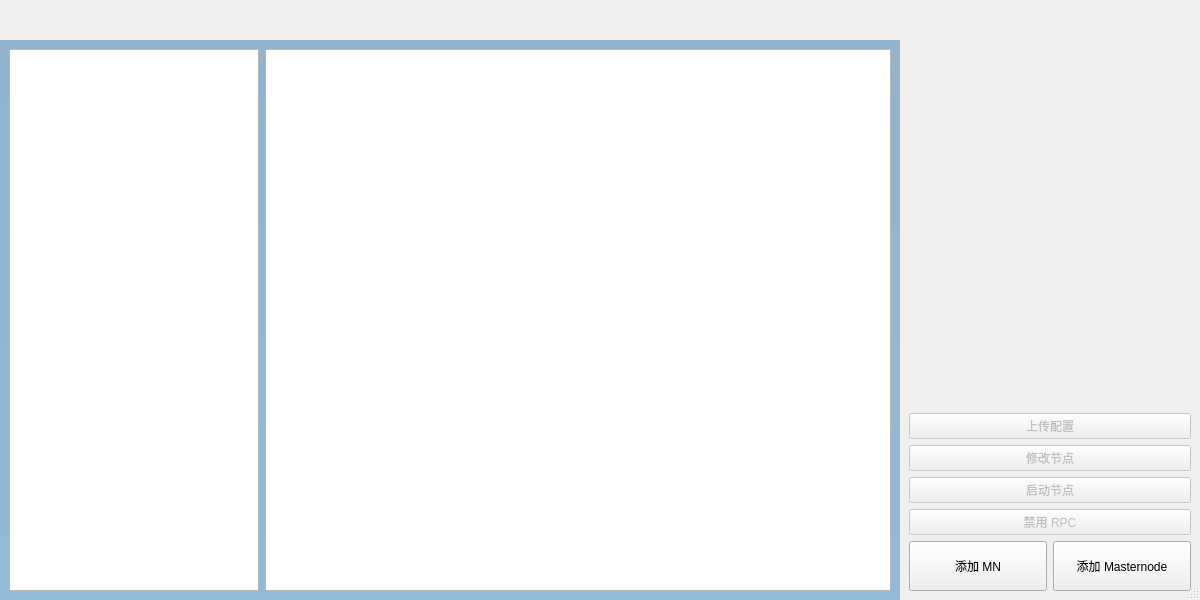
<?xml version="1.0" encoding="UTF-8"?>
<ui version="4.0">
 <class>UIMnMain</class>
 <widget class="QDialog" name="UIMnMain">
  <property name="geometry">
   <rect>
    <x>0</x>
    <y>0</y>
    <width>1200</width>
    <height>600</height>
   </rect>
  </property>
  <property name="sizePolicy">
   <sizepolicy hsizetype="Expanding" vsizetype="Expanding">
    <horstretch>0</horstretch>
    <verstretch>0</verstretch>
   </sizepolicy>
  </property>
  <property name="windowTitle">
   <string>Dialog</string>
  </property>
  <property name="windowIcon">
   <iconset resource="images.qrc">
    <normaloff>:/images/websitetest.png</normaloff>:/images/websitetest.png</iconset>
  </property>
  <property name="sizeGripEnabled">
   <bool>true</bool>
  </property>
  <layout class="QVBoxLayout" name="verticalLayout">
   <property name="spacing">
    <number>0</number>
   </property>
   <property name="leftMargin">
    <number>0</number>
   </property>
   <property name="topMargin">
    <number>0</number>
   </property>
   <property name="rightMargin">
    <number>0</number>
   </property>
   <property name="bottomMargin">
    <number>0</number>
   </property>
   <item>
    <widget class="QWidget" name="widgetTitle" native="true">
     <property name="sizePolicy">
      <sizepolicy hsizetype="Preferred" vsizetype="Fixed">
       <horstretch>0</horstretch>
       <verstretch>0</verstretch>
      </sizepolicy>
     </property>
     <property name="minimumSize">
      <size>
       <width>0</width>
       <height>40</height>
      </size>
     </property>
     <property name="styleSheet">
      <string notr="true">QWidget#widgetTitle{
background:qlineargradient(spread:pad,x1:0,y1:0,x2:1,y2:0,stop:0 #0973AB,stop:1 #098DCE);
}
QWidget#widgetTitle&gt;QLabel{
color:#ABD6FF;
}
QLabel#labTitle{
font:14px;
}
QLabel#labInfo{
font:12px;
}
QFrame#line{
color:#ABD6FF;
}
QToolButton::menu-indicator{
image:None;
}</string>
     </property>
     <layout class="QHBoxLayout" name="horizontalLayout_2">
      <property name="spacing">
       <number>0</number>
      </property>
      <property name="leftMargin">
       <number>5</number>
      </property>
      <property name="topMargin">
       <number>2</number>
      </property>
      <property name="rightMargin">
       <number>0</number>
      </property>
      <property name="bottomMargin">
       <number>2</number>
      </property>
      <item>
       <widget class="QLabel" name="labIco">
        <property name="sizePolicy">
         <sizepolicy hsizetype="Minimum" vsizetype="Preferred">
          <horstretch>0</horstretch>
          <verstretch>0</verstretch>
         </sizepolicy>
        </property>
        <property name="minimumSize">
         <size>
          <width>32</width>
          <height>0</height>
         </size>
        </property>
        <property name="styleSheet">
         <string notr="true">image: url(:/images/websitetest.png);</string>
        </property>
        <property name="text">
         <string/>
        </property>
        <property name="alignment">
         <set>Qt::AlignCenter</set>
        </property>
       </widget>
      </item>
      <item>
       <spacer name="horizontalSpacer">
        <property name="orientation">
         <enum>Qt::Horizontal</enum>
        </property>
        <property name="sizeType">
         <enum>QSizePolicy::Minimum</enum>
        </property>
        <property name="sizeHint" stdset="0">
         <size>
          <width>10</width>
          <height>20</height>
         </size>
        </property>
       </spacer>
      </item>
      <item>
       <widget class="QLabel" name="labTitle">
        <property name="sizePolicy">
         <sizepolicy hsizetype="Expanding" vsizetype="Preferred">
          <horstretch>0</horstretch>
          <verstretch>0</verstretch>
         </sizepolicy>
        </property>
        <property name="styleSheet">
         <string notr="true"/>
        </property>
        <property name="text">
         <string/>
        </property>
        <property name="alignment">
         <set>Qt::AlignLeading|Qt::AlignLeft|Qt::AlignVCenter</set>
        </property>
       </widget>
      </item>
      <item>
       <widget class="QWidget" name="widgetMenu" native="true">
        <property name="sizePolicy">
         <sizepolicy hsizetype="Minimum" vsizetype="Preferred">
          <horstretch>0</horstretch>
          <verstretch>0</verstretch>
         </sizepolicy>
        </property>
        <property name="styleSheet">
         <string notr="true">QToolButton,QPushButton{
border:0px solid #FF0000;
}
QToolButton:hover,QPushButton:hover,QToolButton:pressed,QPushButton:pressed{
background:#067DB8;
}</string>
        </property>
        <layout class="QHBoxLayout" name="horizontalLayout">
         <property name="spacing">
          <number>0</number>
         </property>
         <property name="leftMargin">
          <number>0</number>
         </property>
         <property name="topMargin">
          <number>0</number>
         </property>
         <property name="rightMargin">
          <number>0</number>
         </property>
         <property name="bottomMargin">
          <number>0</number>
         </property>
         <item>
          <widget class="QToolButton" name="btnMenu">
           <property name="sizePolicy">
            <sizepolicy hsizetype="Fixed" vsizetype="Expanding">
             <horstretch>0</horstretch>
             <verstretch>0</verstretch>
            </sizepolicy>
           </property>
           <property name="minimumSize">
            <size>
             <width>35</width>
             <height>0</height>
            </size>
           </property>
           <property name="maximumSize">
            <size>
             <width>35</width>
             <height>16777215</height>
            </size>
           </property>
           <property name="focusPolicy">
            <enum>Qt::NoFocus</enum>
           </property>
           <property name="styleSheet">
            <string notr="true"/>
           </property>
           <property name="text">
            <string/>
           </property>
           <property name="icon">
            <iconset resource="images.qrc">
             <normaloff>:/images/titlemenu.png</normaloff>:/images/titlemenu.png</iconset>
           </property>
           <property name="autoRepeat">
            <bool>false</bool>
           </property>
           <property name="popupMode">
            <enum>QToolButton::InstantPopup</enum>
           </property>
          </widget>
         </item>
         <item>
          <widget class="QPushButton" name="btnMenu_Min">
           <property name="sizePolicy">
            <sizepolicy hsizetype="Minimum" vsizetype="Expanding">
             <horstretch>0</horstretch>
             <verstretch>0</verstretch>
            </sizepolicy>
           </property>
           <property name="minimumSize">
            <size>
             <width>35</width>
             <height>0</height>
            </size>
           </property>
           <property name="maximumSize">
            <size>
             <width>35</width>
             <height>16777215</height>
            </size>
           </property>
           <property name="cursor">
            <cursorShape>ArrowCursor</cursorShape>
           </property>
           <property name="focusPolicy">
            <enum>Qt::NoFocus</enum>
           </property>
           <property name="toolTip">
            <string>最小化</string>
           </property>
           <property name="text">
            <string/>
           </property>
           <property name="icon">
            <iconset resource="images.qrc">
             <normaloff>:/images/titlemini.png</normaloff>:/images/titlemini.png</iconset>
           </property>
           <property name="flat">
            <bool>true</bool>
           </property>
          </widget>
         </item>
         <item>
          <widget class="QPushButton" name="btnMenu_Max">
           <property name="sizePolicy">
            <sizepolicy hsizetype="Fixed" vsizetype="Expanding">
             <horstretch>0</horstretch>
             <verstretch>0</verstretch>
            </sizepolicy>
           </property>
           <property name="minimumSize">
            <size>
             <width>35</width>
             <height>0</height>
            </size>
           </property>
           <property name="maximumSize">
            <size>
             <width>35</width>
             <height>16777215</height>
            </size>
           </property>
           <property name="cursor">
            <cursorShape>ArrowCursor</cursorShape>
           </property>
           <property name="focusPolicy">
            <enum>Qt::NoFocus</enum>
           </property>
           <property name="toolTip">
            <string>最大化</string>
           </property>
           <property name="text">
            <string/>
           </property>
           <property name="icon">
            <iconset resource="images.qrc">
             <normaloff>:/images/titlemax.png</normaloff>:/images/titlemax.png</iconset>
           </property>
           <property name="flat">
            <bool>true</bool>
           </property>
          </widget>
         </item>
         <item>
          <widget class="QPushButton" name="btnMenu_Close">
           <property name="sizePolicy">
            <sizepolicy hsizetype="Fixed" vsizetype="Expanding">
             <horstretch>0</horstretch>
             <verstretch>0</verstretch>
            </sizepolicy>
           </property>
           <property name="minimumSize">
            <size>
             <width>35</width>
             <height>0</height>
            </size>
           </property>
           <property name="maximumSize">
            <size>
             <width>35</width>
             <height>16777215</height>
            </size>
           </property>
           <property name="cursor">
            <cursorShape>ArrowCursor</cursorShape>
           </property>
           <property name="focusPolicy">
            <enum>Qt::NoFocus</enum>
           </property>
           <property name="toolTip">
            <string>关闭</string>
           </property>
           <property name="text">
            <string/>
           </property>
           <property name="icon">
            <iconset resource="images.qrc">
             <normaloff>:/images/titleclose.png</normaloff>:/images/titleclose.png</iconset>
           </property>
           <property name="flat">
            <bool>true</bool>
           </property>
          </widget>
         </item>
        </layout>
       </widget>
      </item>
     </layout>
    </widget>
   </item>
   <item>
    <widget class="QWidget" name="widgetMain" native="true">
     <property name="styleSheet">
      <string notr="true">QWidget#widgetMain{
border-image: url(:/images/bj.png);
}</string>
     </property>
     <layout class="QHBoxLayout" name="horizontalLayout_3">
      <property name="spacing">
       <number>0</number>
      </property>
      <property name="leftMargin">
       <number>0</number>
      </property>
      <property name="topMargin">
       <number>0</number>
      </property>
      <property name="rightMargin">
       <number>0</number>
      </property>
      <property name="bottomMargin">
       <number>0</number>
      </property>
      <item>
       <widget class="QWidget" name="widgetLeft" native="true">
        <property name="minimumSize">
         <size>
          <width>100</width>
          <height>0</height>
         </size>
        </property>
        <property name="maximumSize">
         <size>
          <width>16777215</width>
          <height>16777215</height>
         </size>
        </property>
        <property name="styleSheet">
         <string notr="true">QWidget#widgetLeft{
background:qlineargradient(spread:pad,x1:0,y1:0,x2:0,y2:1,stop:0 rgba(1,86,155,100),stop:1 rgba(1,104,183,100));
}
QToolButton{
font:13px;
color:#ABD6FF;
border-style:solid;
border-width:0px 0px 1px 0px;
border-color:rgba(171,214,255,30);
padding:8px;
}
QToolButton:hover,QToolButton:presse{
background:#067DB8;
}
QToolButton:checked{
color:#FFFFFF;
border-style:solid;
border-width:0px 4px 0px 0px;
border-color:#00B7DE;
padding:8px 4px 8px 8px;
background:qlineargradient(spread:pad,x1:0,y1:0,x2:0,y2:1,stop:0 #00326B,stop:1 #00346D);
}
</string>
        </property>
        <layout class="QHBoxLayout" name="horizontalLayout_6">
         <item>
          <layout class="QHBoxLayout" name="horizontalLayout_5">
           <item>
            <widget class="QListWidget" name="lw_masternodes">
             <property name="sizePolicy">
              <sizepolicy hsizetype="Fixed" vsizetype="Expanding">
               <horstretch>0</horstretch>
               <verstretch>0</verstretch>
              </sizepolicy>
             </property>
             <property name="minimumSize">
              <size>
               <width>150</width>
               <height>0</height>
              </size>
             </property>
             <property name="maximumSize">
              <size>
               <width>250</width>
               <height>16777215</height>
              </size>
             </property>
            </widget>
           </item>
           <item>
            <widget class="QTextEdit" name="textEdit_log">
             <property name="cursor" stdset="0">
              <cursorShape>ArrowCursor</cursorShape>
             </property>
             <property name="mouseTracking">
              <bool>false</bool>
             </property>
             <property name="tabletTracking">
              <bool>false</bool>
             </property>
             <property name="focusPolicy">
              <enum>Qt::NoFocus</enum>
             </property>
            </widget>
           </item>
          </layout>
         </item>
        </layout>
       </widget>
      </item>
      <item>
       <widget class="QWidget" name="widgetRight" native="true">
        <property name="sizePolicy">
         <sizepolicy hsizetype="Expanding" vsizetype="Preferred">
          <horstretch>0</horstretch>
          <verstretch>0</verstretch>
         </sizepolicy>
        </property>
        <property name="maximumSize">
         <size>
          <width>300</width>
          <height>16777215</height>
         </size>
        </property>
        <layout class="QVBoxLayout" name="verticalLayout_3">
         <item>
          <widget class="QTextEdit" name="textEdit">
           <property name="enabled">
            <bool>false</bool>
           </property>
           <property name="sizePolicy">
            <sizepolicy hsizetype="Ignored" vsizetype="Ignored">
             <horstretch>0</horstretch>
             <verstretch>0</verstretch>
            </sizepolicy>
           </property>
          </widget>
         </item>
         <item>
          <widget class="CurrentMasternode" name="wdg_current_mn" native="true">
           <property name="sizePolicy">
            <sizepolicy hsizetype="Preferred" vsizetype="Expanding">
             <horstretch>0</horstretch>
             <verstretch>0</verstretch>
            </sizepolicy>
           </property>
          </widget>
         </item>
         <item>
          <widget class="QPushButton" name="pb_upload">
           <property name="enabled">
            <bool>false</bool>
           </property>
           <property name="text">
            <string>上传配置</string>
           </property>
          </widget>
         </item>
         <item>
          <widget class="QPushButton" name="pb_rechange">
           <property name="enabled">
            <bool>false</bool>
           </property>
           <property name="text">
            <string>修改节点</string>
           </property>
          </widget>
         </item>
         <item>
          <widget class="QPushButton" name="pb_start">
           <property name="enabled">
            <bool>false</bool>
           </property>
           <property name="text">
            <string>启动节点</string>
           </property>
          </widget>
         </item>
         <item>
          <widget class="QPushButton" name="pb_stop">
           <property name="enabled">
            <bool>false</bool>
           </property>
           <property name="text">
            <string>禁用 RPC</string>
           </property>
          </widget>
         </item>
         <item>
          <layout class="QHBoxLayout" name="horizontalLayout_4">
           <item>
            <widget class="QPushButton" name="pb_add_new">
             <property name="enabled">
              <bool>true</bool>
             </property>
             <property name="sizePolicy">
              <sizepolicy hsizetype="Minimum" vsizetype="Expanding">
               <horstretch>0</horstretch>
               <verstretch>0</verstretch>
              </sizepolicy>
             </property>
             <property name="minimumSize">
              <size>
               <width>0</width>
               <height>50</height>
              </size>
             </property>
             <property name="maximumSize">
              <size>
               <width>16777215</width>
               <height>50</height>
              </size>
             </property>
             <property name="text">
              <string>添加 MN</string>
             </property>
            </widget>
           </item>
           <item>
            <widget class="QPushButton" name="pb_add">
             <property name="sizePolicy">
              <sizepolicy hsizetype="Minimum" vsizetype="Expanding">
               <horstretch>0</horstretch>
               <verstretch>0</verstretch>
              </sizepolicy>
             </property>
             <property name="minimumSize">
              <size>
               <width>0</width>
               <height>50</height>
              </size>
             </property>
             <property name="maximumSize">
              <size>
               <width>16777215</width>
               <height>50</height>
              </size>
             </property>
             <property name="text">
              <string>添加 Masternode</string>
             </property>
            </widget>
           </item>
          </layout>
         </item>
        </layout>
       </widget>
      </item>
     </layout>
    </widget>
   </item>
  </layout>
 </widget>
 <customwidgets>
  <customwidget>
   <class>CurrentMasternode</class>
   <extends>QWidget</extends>
   <header location="global">form/currentmasternode.h</header>
   <container>1</container>
  </customwidget>
 </customwidgets>
 <resources>
  <include location="images.qrc"/>
 </resources>
 <connections/>
</ui>
